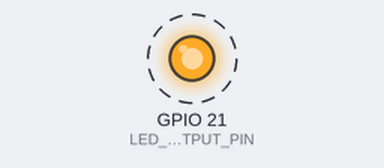
This sketch was run on a simulated ESP32. Parts: output pins drawn as LEDs (lit = HIGH). Dashed ring = blinking.

Above: at 0.5 s.
Timing chart, 0 to 4.6 s (numbered marks = the images above):
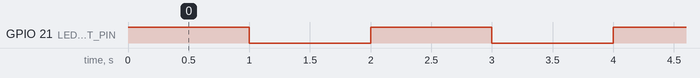

The sketch:

Blink.ino
```cpp
/*
 * Simply turns on and off GPIO Pin 21 once a second.
 *
 * By Jon E. Froehlich
 * @jonfroehlich
 * http://makeabilitylab.io
 *
 * For a walkthrough and circuit diagram, see:
 * https://makeabilitylab.github.io/physcomp/esp32/led-blink
 *
 */

// The pin numbering on the Huzzah32 is a bit strange
// See pin diagram here: https://makeabilitylab.github.io/physcomp/esp32/
const int LED_OUTPUT_PIN = 21;

void setup() {
  pinMode(LED_OUTPUT_PIN, OUTPUT);
}

void loop() {
  digitalWrite(LED_OUTPUT_PIN, HIGH);   // turn LED on (3.3V)
  delay(1000);                          // delay is in milliseconds; so wait one second
  digitalWrite(LED_OUTPUT_PIN, LOW);    // turn LED off (0V)
  delay(1000);                          // wait for a second
}
```

Measured:
- by itself, GPIO 21 (LED_OUTPUT_PIN): alternates HIGH for 1.0 s and LOW for 1.0 s
